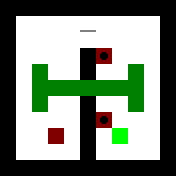

This game map was drawn from its Tiled (.tmx) file and the tilesets committed beside it. A one-line description and the full map source follow:
An orthogonal 11x11 tile map with 16x16 px tiles, 3 tile layers (Layer1, Layer2, Layer3).

<map version="1.0" orientation="orthogonal" renderorder="right-down" width="11" height="11" tilewidth="16" tileheight="16" nextobjectid="1">
 <tileset firstgid="1" source="../Tiles.tsx" />
 <layer name="Layer1" width="11" height="11">
  <data encoding="csv">
1,1,1,1,1,1,1,1,1,1,1,
1,5,5,5,5,5,5,5,5,5,1,
1,5,5,5,5,5,5,5,5,5,1,
1,5,5,5,5,1,5,5,5,5,1,
1,5,5,5,5,1,5,5,5,5,1,
1,5,5,5,5,5,5,5,5,5,1,
1,5,5,5,5,1,5,5,5,5,1,
1,5,5,5,5,1,5,5,5,5,1,
1,5,5,5,5,1,5,5,5,5,1,
1,5,5,5,5,1,5,5,5,5,1,
1,1,1,1,1,1,1,1,1,1,1
</data>
 </layer>
 <layer name="Layer2" width="11" height="11">
  <data encoding="csv">
0,0,0,0,0,0,0,0,0,0,0,
0,0,0,0,0,0,0,0,0,0,0,
0,0,0,0,0,0,0,0,0,0,0,
0,0,0,0,0,0,7,0,0,0,0,
0,0,2,0,0,0,0,0,2,0,0,
0,0,2,2,2,2,2,2,2,0,0,
0,0,2,0,0,0,0,0,2,0,0,
0,0,0,0,0,0,7,0,0,0,0,
0,0,0,3,0,0,0,4,0,0,0,
0,0,0,0,0,0,0,0,0,0,0,
0,0,0,0,0,0,0,0,0,0,0
</data>
 </layer>
 <layer name="Layer3" width="11" height="11">
  <data encoding="csv">
0,0,0,0,0,0,0,0,0,0,0,
0,0,0,0,0,11,0,0,0,0,0,
0,0,0,0,0,0,0,0,0,0,0,
0,0,0,0,0,0,0,0,0,0,0,
0,0,0,0,0,0,0,0,0,0,0,
0,0,0,0,0,0,0,0,0,0,0,
0,0,0,0,0,0,0,0,0,0,0,
0,0,0,0,0,0,0,0,0,0,0,
0,0,0,0,0,0,0,0,0,0,0,
0,0,0,0,0,0,0,0,0,0,0,
0,0,0,0,0,0,0,0,0,0,0
</data>
 </layer>
</map>
